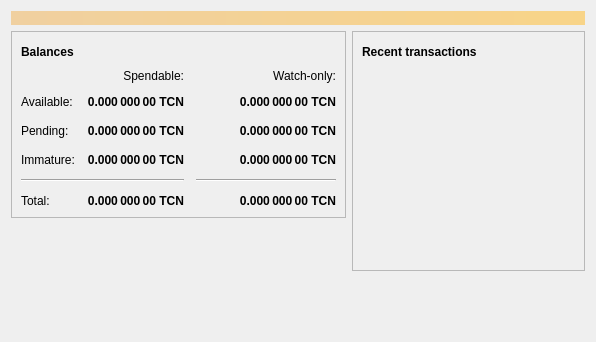
<?xml version="1.0" encoding="UTF-8"?>
<ui version="4.0">
 <class>OverviewPage</class>
 <widget class="QWidget" name="OverviewPage">
  <property name="geometry">
   <rect>
    <x>0</x>
    <y>0</y>
    <width>596</width>
    <height>342</height>
   </rect>
  </property>
  <property name="windowTitle">
   <string>Form</string>
  </property>
  <layout class="QVBoxLayout" name="topLayout">
   <item>
    <widget class="QLabel" name="labelAlerts">
     <property name="visible">
      <bool>false</bool>
     </property>
     <property name="styleSheet">
      <string notr="true">QLabel { background-color: qlineargradient(x1: 0, y1: 0, x2: 1, y2: 0, stop:0 #F0D0A0, stop:1 #F8D488); color:#000000; }</string>
     </property>
     <property name="wordWrap">
      <bool>true</bool>
     </property>
     <property name="margin">
      <number>3</number>
     </property>
     <property name="textInteractionFlags">
      <set>Qt::TextSelectableByMouse</set>
     </property>
    </widget>
   </item>
   <item>
    <layout class="QHBoxLayout" name="horizontalLayout" stretch="1,1">
     <item>
      <layout class="QVBoxLayout" name="verticalLayout_2">
       <item>
        <widget class="QFrame" name="frame">
         <property name="frameShape">
          <enum>QFrame::StyledPanel</enum>
         </property>
         <property name="frameShadow">
          <enum>QFrame::Raised</enum>
         </property>
         <layout class="QVBoxLayout" name="verticalLayout_4">
          <item>
           <layout class="QHBoxLayout" name="horizontalLayout_4">
            <item>
             <widget class="QLabel" name="label_5">
              <property name="font">
               <font>
                <weight>75</weight>
                <bold>true</bold>
               </font>
              </property>
              <property name="text">
               <string>Balances</string>
              </property>
             </widget>
            </item>
            <item>
             <widget class="QPushButton" name="labelWalletStatus">
              <property name="enabled">
               <bool>true</bool>
              </property>
              <property name="maximumSize">
               <size>
                <width>30</width>
                <height>16777215</height>
               </size>
              </property>
              <property name="toolTip">
               <string>The displayed information may be out of date. Your wallet automatically synchronizes with the Tcoin network after a connection is established, but this process has not completed yet.</string>
              </property>
              <property name="text">
               <string/>
              </property>
              <property name="icon">
               <iconset resource="../tcoin.qrc">
                <normaloff>:/icons/warning</normaloff>
                <disabledoff>:/icons/warning</disabledoff>:/icons/warning</iconset>
              </property>
              <property name="iconSize">
               <size>
                <width>24</width>
                <height>24</height>
               </size>
              </property>
              <property name="flat">
               <bool>true</bool>
              </property>
             </widget>
            </item>
            <item>
             <spacer name="horizontalSpacer_3">
              <property name="orientation">
               <enum>Qt::Horizontal</enum>
              </property>
              <property name="sizeHint" stdset="0">
               <size>
                <width>40</width>
                <height>20</height>
               </size>
              </property>
             </spacer>
            </item>
           </layout>
          </item>
          <item>
           <layout class="QGridLayout" name="gridLayout">
            <property name="spacing">
             <number>12</number>
            </property>
            <item row="2" column="2">
             <widget class="QLabel" name="labelWatchPending">
              <property name="font">
               <font>
                <weight>75</weight>
                <bold>true</bold>
               </font>
              </property>
              <property name="cursor">
               <cursorShape>IBeamCursor</cursorShape>
              </property>
              <property name="toolTip">
               <string>Unconfirmed transactions to watch-only addresses</string>
              </property>
              <property name="text">
               <string notr="true">0.000 000 00 TCN</string>
              </property>
              <property name="alignment">
               <set>Qt::AlignRight|Qt::AlignTrailing|Qt::AlignVCenter</set>
              </property>
              <property name="textInteractionFlags">
               <set>Qt::LinksAccessibleByMouse|Qt::TextSelectableByKeyboard|Qt::TextSelectableByMouse</set>
              </property>
             </widget>
            </item>
            <item row="2" column="1">
             <widget class="QLabel" name="labelUnconfirmed">
              <property name="font">
               <font>
                <weight>75</weight>
                <bold>true</bold>
               </font>
              </property>
              <property name="cursor">
               <cursorShape>IBeamCursor</cursorShape>
              </property>
              <property name="toolTip">
               <string>Total of transactions that have yet to be confirmed, and do not yet count toward the spendable balance</string>
              </property>
              <property name="text">
               <string notr="true">0.000 000 00 TCN</string>
              </property>
              <property name="alignment">
               <set>Qt::AlignRight|Qt::AlignTrailing|Qt::AlignVCenter</set>
              </property>
              <property name="textInteractionFlags">
               <set>Qt::LinksAccessibleByMouse|Qt::TextSelectableByKeyboard|Qt::TextSelectableByMouse</set>
              </property>
             </widget>
            </item>
            <item row="3" column="2">
             <widget class="QLabel" name="labelWatchImmature">
              <property name="font">
               <font>
                <weight>75</weight>
                <bold>true</bold>
               </font>
              </property>
              <property name="cursor">
               <cursorShape>IBeamCursor</cursorShape>
              </property>
              <property name="toolTip">
               <string>Mined balance in watch-only addresses that has not yet matured</string>
              </property>
              <property name="text">
               <string notr="true">0.000 000 00 TCN</string>
              </property>
              <property name="alignment">
               <set>Qt::AlignRight|Qt::AlignTrailing|Qt::AlignVCenter</set>
              </property>
              <property name="textInteractionFlags">
               <set>Qt::LinksAccessibleByMouse|Qt::TextSelectableByKeyboard|Qt::TextSelectableByMouse</set>
              </property>
             </widget>
            </item>
            <item row="4" column="0" colspan="2">
             <widget class="Line" name="line">
              <property name="orientation">
               <enum>Qt::Horizontal</enum>
              </property>
             </widget>
            </item>
            <item row="4" column="2">
             <widget class="Line" name="lineWatchBalance">
              <property name="sizePolicy">
               <sizepolicy hsizetype="Preferred" vsizetype="Fixed">
                <horstretch>0</horstretch>
                <verstretch>0</verstretch>
               </sizepolicy>
              </property>
              <property name="minimumSize">
               <size>
                <width>140</width>
                <height>0</height>
               </size>
              </property>
              <property name="orientation">
               <enum>Qt::Horizontal</enum>
              </property>
             </widget>
            </item>
            <item row="5" column="0">
             <widget class="QLabel" name="labelTotalText">
              <property name="text">
               <string>Total:</string>
              </property>
             </widget>
            </item>
            <item row="3" column="1">
             <widget class="QLabel" name="labelImmature">
              <property name="font">
               <font>
                <weight>75</weight>
                <bold>true</bold>
               </font>
              </property>
              <property name="cursor">
               <cursorShape>IBeamCursor</cursorShape>
              </property>
              <property name="toolTip">
               <string>Mined balance that has not yet matured</string>
              </property>
              <property name="text">
               <string notr="true">0.000 000 00 TCN</string>
              </property>
              <property name="alignment">
               <set>Qt::AlignRight|Qt::AlignTrailing|Qt::AlignVCenter</set>
              </property>
              <property name="textInteractionFlags">
               <set>Qt::LinksAccessibleByMouse|Qt::TextSelectableByKeyboard|Qt::TextSelectableByMouse</set>
              </property>
             </widget>
            </item>
            <item row="2" column="3">
             <spacer name="horizontalSpacer_2">
              <property name="orientation">
               <enum>Qt::Horizontal</enum>
              </property>
              <property name="sizeHint" stdset="0">
               <size>
                <width>40</width>
                <height>20</height>
               </size>
              </property>
             </spacer>
            </item>
            <item row="3" column="0">
             <widget class="QLabel" name="labelImmatureText">
              <property name="text">
               <string>Immature:</string>
              </property>
             </widget>
            </item>
            <item row="5" column="1">
             <widget class="QLabel" name="labelTotal">
              <property name="font">
               <font>
                <weight>75</weight>
                <bold>true</bold>
               </font>
              </property>
              <property name="cursor">
               <cursorShape>IBeamCursor</cursorShape>
              </property>
              <property name="toolTip">
               <string>Your current total balance</string>
              </property>
              <property name="text">
               <string notr="true">0.000 000 00 TCN</string>
              </property>
              <property name="alignment">
               <set>Qt::AlignRight|Qt::AlignTrailing|Qt::AlignVCenter</set>
              </property>
              <property name="textInteractionFlags">
               <set>Qt::LinksAccessibleByMouse|Qt::TextSelectableByKeyboard|Qt::TextSelectableByMouse</set>
              </property>
             </widget>
            </item>
            <item row="5" column="2">
             <widget class="QLabel" name="labelWatchTotal">
              <property name="font">
               <font>
                <weight>75</weight>
                <bold>true</bold>
               </font>
              </property>
              <property name="cursor">
               <cursorShape>IBeamCursor</cursorShape>
              </property>
              <property name="toolTip">
               <string>Current total balance in watch-only addresses</string>
              </property>
              <property name="text">
               <string notr="true">0.000 000 00 TCN</string>
              </property>
              <property name="alignment">
               <set>Qt::AlignRight|Qt::AlignTrailing|Qt::AlignVCenter</set>
              </property>
              <property name="textInteractionFlags">
               <set>Qt::LinksAccessibleByMouse|Qt::TextSelectableByKeyboard|Qt::TextSelectableByMouse</set>
              </property>
             </widget>
            </item>
            <item row="0" column="2">
             <widget class="QLabel" name="labelWatchonly">
              <property name="text">
               <string>Watch-only:</string>
              </property>
              <property name="alignment">
               <set>Qt::AlignRight|Qt::AlignTrailing|Qt::AlignVCenter</set>
              </property>
             </widget>
            </item>
            <item row="1" column="0">
             <widget class="QLabel" name="labelBalanceText">
              <property name="text">
               <string>Available:</string>
              </property>
             </widget>
            </item>
            <item row="1" column="1">
             <widget class="QLabel" name="labelBalance">
              <property name="font">
               <font>
                <weight>75</weight>
                <bold>true</bold>
               </font>
              </property>
              <property name="cursor">
               <cursorShape>IBeamCursor</cursorShape>
              </property>
              <property name="toolTip">
               <string>Your current spendable balance</string>
              </property>
              <property name="text">
               <string notr="true">0.000 000 00 TCN</string>
              </property>
              <property name="alignment">
               <set>Qt::AlignRight|Qt::AlignTrailing|Qt::AlignVCenter</set>
              </property>
              <property name="textInteractionFlags">
               <set>Qt::LinksAccessibleByMouse|Qt::TextSelectableByKeyboard|Qt::TextSelectableByMouse</set>
              </property>
             </widget>
            </item>
            <item row="1" column="2">
             <widget class="QLabel" name="labelWatchAvailable">
              <property name="font">
               <font>
                <weight>75</weight>
                <bold>true</bold>
               </font>
              </property>
              <property name="cursor">
               <cursorShape>IBeamCursor</cursorShape>
              </property>
              <property name="toolTip">
               <string>Your current balance in watch-only addresses</string>
              </property>
              <property name="text">
               <string notr="true">0.000 000 00 TCN</string>
              </property>
              <property name="alignment">
               <set>Qt::AlignRight|Qt::AlignTrailing|Qt::AlignVCenter</set>
              </property>
              <property name="textInteractionFlags">
               <set>Qt::LinksAccessibleByMouse|Qt::TextSelectableByKeyboard|Qt::TextSelectableByMouse</set>
              </property>
             </widget>
            </item>
            <item row="2" column="0">
             <widget class="QLabel" name="labelPendingText">
              <property name="text">
               <string>Pending:</string>
              </property>
             </widget>
            </item>
            <item row="0" column="1">
             <widget class="QLabel" name="labelSpendable">
              <property name="text">
               <string>Spendable:</string>
              </property>
              <property name="alignment">
               <set>Qt::AlignRight|Qt::AlignTrailing|Qt::AlignVCenter</set>
              </property>
             </widget>
            </item>
           </layout>
          </item>
         </layout>
        </widget>
       </item>
       <item>
        <spacer name="verticalSpacer">
         <property name="orientation">
          <enum>Qt::Vertical</enum>
         </property>
         <property name="sizeHint" stdset="0">
          <size>
           <width>20</width>
           <height>40</height>
          </size>
         </property>
        </spacer>
       </item>
      </layout>
     </item>
     <item>
      <layout class="QVBoxLayout" name="verticalLayout_3">
       <item>
        <widget class="QFrame" name="frame_2">
         <property name="frameShape">
          <enum>QFrame::StyledPanel</enum>
         </property>
         <property name="frameShadow">
          <enum>QFrame::Raised</enum>
         </property>
         <layout class="QVBoxLayout" name="verticalLayout">
          <item>
           <layout class="QHBoxLayout" name="horizontalLayout_2">
            <item>
             <widget class="QLabel" name="label_4">
              <property name="font">
               <font>
                <weight>75</weight>
                <bold>true</bold>
               </font>
              </property>
              <property name="text">
               <string>Recent transactions</string>
              </property>
             </widget>
            </item>
            <item>
             <widget class="QPushButton" name="labelTransactionsStatus">
              <property name="enabled">
               <bool>true</bool>
              </property>
              <property name="maximumSize">
               <size>
                <width>30</width>
                <height>16777215</height>
               </size>
              </property>
              <property name="toolTip">
               <string>The displayed information may be out of date. Your wallet automatically synchronizes with the Tcoin network after a connection is established, but this process has not completed yet.</string>
              </property>
              <property name="text">
               <string/>
              </property>
              <property name="icon">
               <iconset resource="../tcoin.qrc">
                <normaloff>:/icons/warning</normaloff>
                <disabledoff>:/icons/warning</disabledoff>:/icons/warning</iconset>
              </property>
              <property name="iconSize">
               <size>
                <width>24</width>
                <height>24</height>
               </size>
              </property>
              <property name="flat">
               <bool>true</bool>
              </property>
             </widget>
            </item>
            <item>
             <spacer name="horizontalSpacer">
              <property name="orientation">
               <enum>Qt::Horizontal</enum>
              </property>
              <property name="sizeHint" stdset="0">
               <size>
                <width>40</width>
                <height>20</height>
               </size>
              </property>
             </spacer>
            </item>
           </layout>
          </item>
          <item>
           <widget class="QListView" name="listTransactions">
            <property name="styleSheet">
             <string notr="true">QListView { background: transparent; }</string>
            </property>
            <property name="frameShape">
             <enum>QFrame::NoFrame</enum>
            </property>
            <property name="verticalScrollBarPolicy">
             <enum>Qt::ScrollBarAlwaysOff</enum>
            </property>
            <property name="horizontalScrollBarPolicy">
             <enum>Qt::ScrollBarAlwaysOff</enum>
            </property>
            <property name="selectionMode">
             <enum>QAbstractItemView::NoSelection</enum>
            </property>
           </widget>
          </item>
         </layout>
        </widget>
       </item>
       <item>
        <spacer name="verticalSpacer_2">
         <property name="orientation">
          <enum>Qt::Vertical</enum>
         </property>
         <property name="sizeHint" stdset="0">
          <size>
           <width>20</width>
           <height>40</height>
          </size>
         </property>
        </spacer>
       </item>
      </layout>
     </item>
    </layout>
   </item>
  </layout>
 </widget>
 <resources/>
 <connections/>
</ui>
